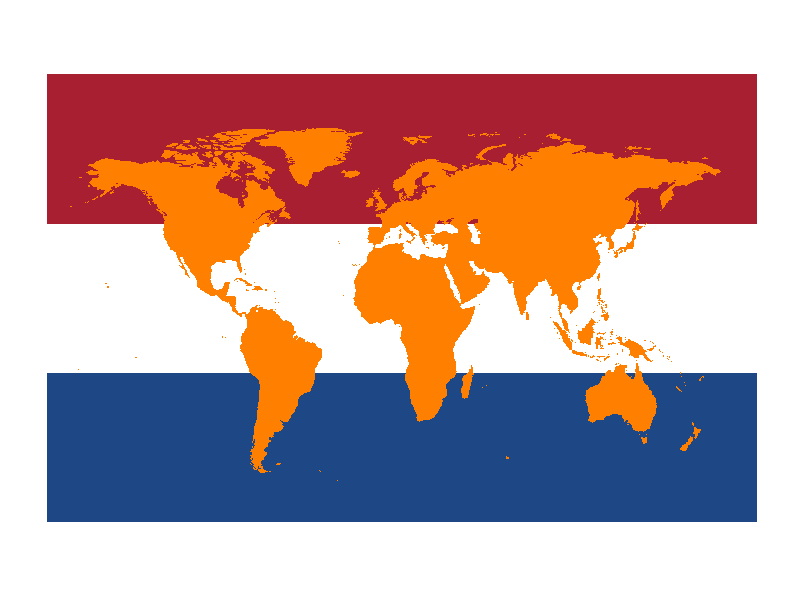
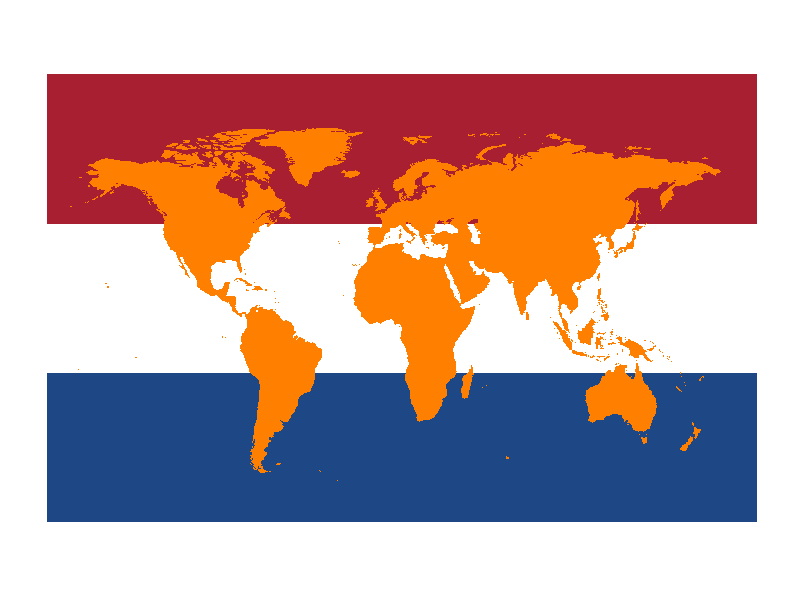

Recreate these plots in R, in order.
# Vlag voor de Nederlanders in het buitenland - de "spookprovincie"
# https://www.omroepwest.nl/nieuws/4702676/allereerste-spookprovincie-heeft-vandaag-een-taak-stemmen-voor-eerste-kamer
#

library(tidyverse)
library(maps)
theme_set(theme_light() +
    theme(
        axis.ticks = element_blank(),
        axis.title = element_blank(),
        axis.text = element_blank(),
        panel.grid = element_blank(),
        panel.border = element_blank()
    ))

world_map <- as_tibble(map_data("world"))

shift <- 180 / 3
bound <- 200

long_bound <- bound * c(-1, -1, 1, 1)

box_red <- tibble(
    long = long_bound,
    lat = c(90, 90 - shift, 90 - shift, 90)
)

box_white <- tibble(
    long = long_bound,
    lat = c(90 - shift, 90 - 2 * shift, 90 - 2 * shift, 90 - shift)
)

box_blue <- tibble(
    long = long_bound,
    lat = c(90 - 2 * shift, 90 - 3 * shift, 90 - 3 * shift, 90 - 2 * shift)
)

world_map %>%
    filter(lat > -60) %>% # verwijder Zuidpool
    mutate(
        lat = lat - 15, # centreren op kaart
        long = long - 10 # centreren op kaart
    ) %>%
    ggplot(aes(long, lat, group = group)) +
    geom_polygon(
        data = box_red, fill = "#A91F32",
        aes(group = NULL)
    ) +
    geom_polygon(
        data = box_white, fill = "#FFFFFF",
        aes(group = NULL)
    ) +
    geom_polygon(
        data = box_blue, fill = "#1E4785",
        aes(group = NULL)
    ) +
    geom_polygon(fill = "#FF7F00", color = NA, alpha = 1) +
    coord_fixed(1.4) +
    expand_limits(x = c(-bound, bound))

ggsave("vlag_nederland_buitenlandse_provincie.png")
